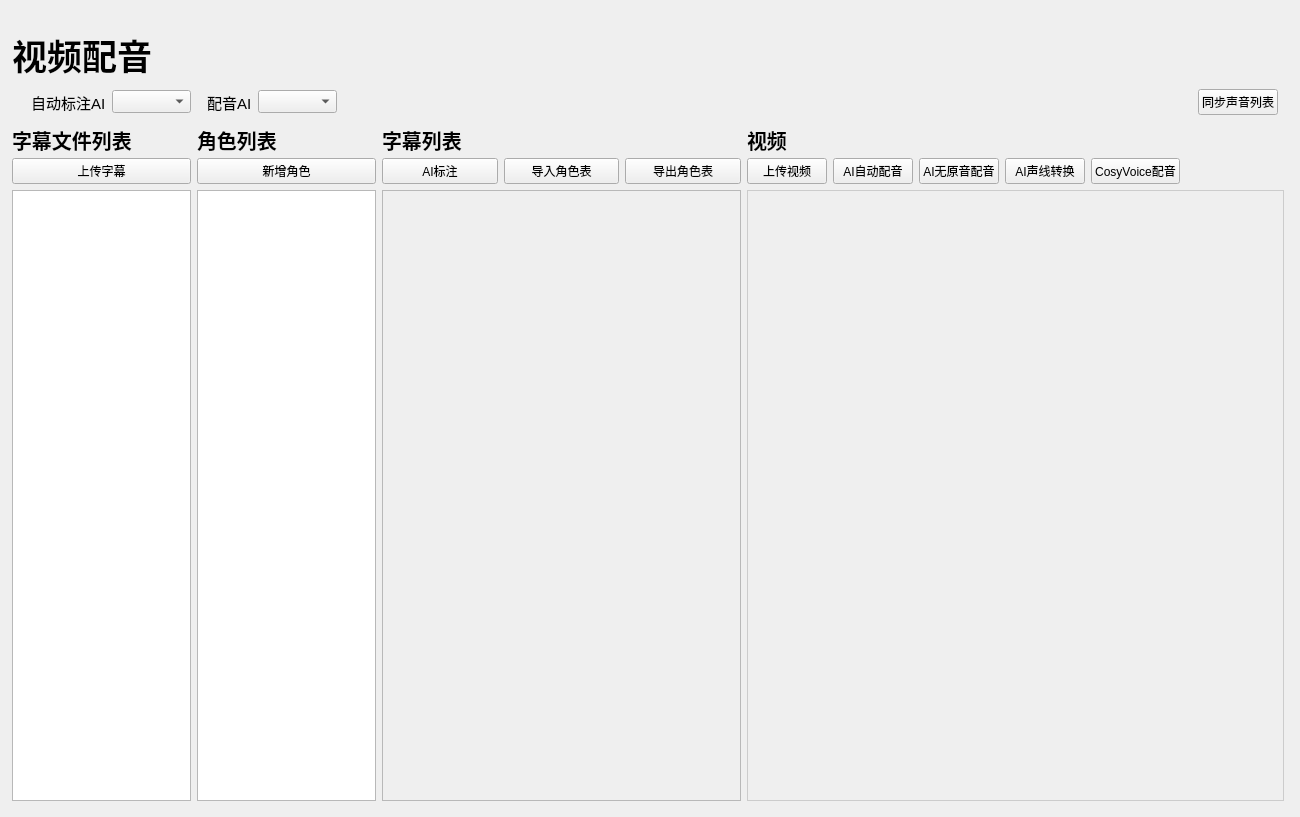
<?xml version="1.0" encoding="UTF-8"?>
<ui version="4.0">
 <class>Subtitle</class>
 <widget class="QWidget" name="Subtitle">
  <property name="geometry">
   <rect>
    <x>0</x>
    <y>0</y>
    <width>1300</width>
    <height>817</height>
   </rect>
  </property>
  <property name="windowTitle">
   <string>Form</string>
  </property>
  <layout class="QGridLayout" name="gridLayout" rowstretch="0,0,1" columnstretch="1,1,2,3">
   <property name="leftMargin">
    <number>12</number>
   </property>
   <property name="topMargin">
    <number>32</number>
   </property>
   <property name="rightMargin">
    <number>16</number>
   </property>
   <property name="bottomMargin">
    <number>16</number>
   </property>
   <item row="0" column="0" colspan="4">
    <widget class="LargeTitleLabel" name="PackageTitile">
     <property name="maximumSize">
      <size>
       <width>16777215</width>
       <height>45</height>
      </size>
     </property>
     <property name="font">
      <font>
       <family>微软雅黑</family>
       <pointsize>26</pointsize>
       <weight>75</weight>
       <bold>true</bold>
       <kerning>true</kerning>
      </font>
     </property>
     <property name="text">
      <string>视频配音</string>
     </property>
    </widget>
   </item>
   <item row="2" column="2">
    <layout class="QVBoxLayout" name="SubList" stretch="0,0,1">
     <item>
      <widget class="SubtitleLabel" name="MP4Title_2">
       <property name="maximumSize">
        <size>
         <width>16777215</width>
         <height>25</height>
        </size>
       </property>
       <property name="font">
        <font>
         <family>微软雅黑</family>
         <pointsize>15</pointsize>
         <weight>75</weight>
         <bold>true</bold>
        </font>
       </property>
       <property name="text">
        <string>字幕列表</string>
       </property>
      </widget>
     </item>
     <item>
      <layout class="QHBoxLayout" name="horizontalLayout_4" stretch="0,0,0">
       <property name="bottomMargin">
        <number>0</number>
       </property>
       <item>
        <widget class="PushButton" name="AutoMarkBtn">
         <property name="text">
          <string>AI标注</string>
         </property>
        </widget>
       </item>
       <item>
        <widget class="PushButton" name="ImportRoleBtn">
         <property name="text">
          <string>导入角色表</string>
         </property>
        </widget>
       </item>
       <item>
        <widget class="PushButton" name="OutputRoleBtn">
         <property name="text">
          <string>导出角色表</string>
         </property>
        </widget>
       </item>
      </layout>
     </item>
     <item>
      <widget class="QWidget" name="MP4Box_2" native="true">
       <property name="minimumSize">
        <size>
         <width>0</width>
         <height>430</height>
        </size>
       </property>
       <layout class="QGridLayout" name="gridLayout_6">
        <property name="leftMargin">
         <number>0</number>
        </property>
        <property name="topMargin">
         <number>0</number>
        </property>
        <property name="rightMargin">
         <number>0</number>
        </property>
        <property name="bottomMargin">
         <number>0</number>
        </property>
        <property name="spacing">
         <number>0</number>
        </property>
        <item row="0" column="0">
         <widget class="QScrollArea" name="SubScroll">
          <property name="styleSheet">
           <string notr="true"/>
          </property>
          <property name="widgetResizable">
           <bool>true</bool>
          </property>
          <widget class="QWidget" name="scrollAreaWidgetContents">
           <property name="geometry">
            <rect>
             <x>0</x>
             <y>0</y>
             <width>355</width>
             <height>609</height>
            </rect>
           </property>
          </widget>
         </widget>
        </item>
       </layout>
      </widget>
     </item>
    </layout>
   </item>
   <item row="2" column="3">
    <layout class="QVBoxLayout" name="Mkv" stretch="1,1,100">
     <property name="spacing">
      <number>6</number>
     </property>
     <property name="bottomMargin">
      <number>0</number>
     </property>
     <item>
      <widget class="SubtitleLabel" name="MkvTitle">
       <property name="maximumSize">
        <size>
         <width>16777215</width>
         <height>25</height>
        </size>
       </property>
       <property name="font">
        <font>
         <family>微软雅黑</family>
         <pointsize>15</pointsize>
         <weight>75</weight>
         <bold>true</bold>
        </font>
       </property>
       <property name="text">
        <string>视频</string>
       </property>
      </widget>
     </item>
     <item>
      <layout class="QHBoxLayout" name="horizontalLayout" stretch="3,3,0,0,0,4">
       <item>
        <widget class="PushButton" name="AddVideoBtn">
         <property name="text">
          <string>上传视频</string>
         </property>
        </widget>
       </item>
       <item>
        <widget class="PushButton" name="AIDubbingBtn">
         <property name="text">
          <string>AI自动配音</string>
         </property>
        </widget>
       </item>
       <item>
        <widget class="PushButton" name="AIDirectedBtn">
         <property name="text">
          <string>AI无原音配音</string>
         </property>
        </widget>
       </item>
       <item>
        <widget class="PushButton" name="AIVoiceBtn">
         <property name="text">
          <string>AI声线转换</string>
         </property>
        </widget>
       </item>
       <item>
        <widget class="PushButton" name="CosyDubbingBtn">
         <property name="text">
          <string>CosyVoice配音</string>
         </property>
        </widget>
       </item>
       <item>
        <spacer name="horizontalSpacer_2">
         <property name="orientation">
          <enum>Qt::Horizontal</enum>
         </property>
         <property name="sizeType">
          <enum>QSizePolicy::Preferred</enum>
         </property>
         <property name="sizeHint" stdset="0">
          <size>
           <width>40</width>
           <height>20</height>
          </size>
         </property>
        </spacer>
       </item>
      </layout>
     </item>
     <item>
      <widget class="QWidget" name="CustomVideoLayout" native="true">
       <property name="styleSheet">
        <string notr="true">#CustomVideoLayout{
	border: 1px solid #ccc;
}</string>
       </property>
       <layout class="QVBoxLayout" name="verticalLayout"/>
      </widget>
     </item>
    </layout>
   </item>
   <item row="2" column="0">
    <layout class="QVBoxLayout" name="SubUpload">
     <item>
      <widget class="SubtitleLabel" name="MP4Title">
       <property name="maximumSize">
        <size>
         <width>16777215</width>
         <height>25</height>
        </size>
       </property>
       <property name="font">
        <font>
         <family>微软雅黑</family>
         <pointsize>15</pointsize>
         <weight>75</weight>
         <bold>true</bold>
        </font>
       </property>
       <property name="text">
        <string>字幕文件列表</string>
       </property>
      </widget>
     </item>
     <item>
      <layout class="QHBoxLayout" name="btnbox">
       <item>
        <widget class="PushButton" name="AddSubBtn">
         <property name="text">
          <string>上传字幕</string>
         </property>
        </widget>
       </item>
      </layout>
     </item>
     <item>
      <widget class="QWidget" name="SubListBox" native="true">
       <property name="minimumSize">
        <size>
         <width>0</width>
         <height>430</height>
        </size>
       </property>
       <property name="styleSheet">
        <string notr="true">#SubListBox{
	border: 1px solid #ccc;
}</string>
       </property>
       <layout class="QGridLayout" name="gridLayout_4">
        <property name="leftMargin">
         <number>0</number>
        </property>
        <property name="topMargin">
         <number>0</number>
        </property>
        <property name="rightMargin">
         <number>0</number>
        </property>
        <property name="bottomMargin">
         <number>0</number>
        </property>
        <property name="spacing">
         <number>0</number>
        </property>
        <item row="0" column="0">
         <widget class="ListWidget" name="SubListWidget"/>
        </item>
       </layout>
      </widget>
     </item>
    </layout>
   </item>
   <item row="2" column="1">
    <layout class="QVBoxLayout" name="RoleList" stretch="0,0,1">
     <item>
      <widget class="SubtitleLabel" name="MP4Title_3">
       <property name="maximumSize">
        <size>
         <width>16777215</width>
         <height>25</height>
        </size>
       </property>
       <property name="font">
        <font>
         <family>微软雅黑</family>
         <pointsize>15</pointsize>
         <weight>75</weight>
         <bold>true</bold>
        </font>
       </property>
       <property name="text">
        <string>角色列表</string>
       </property>
      </widget>
     </item>
     <item>
      <layout class="QHBoxLayout" name="horizontalLayout_2">
       <item>
        <widget class="PushButton" name="AddRoleBtn">
         <property name="sizePolicy">
          <sizepolicy hsizetype="Minimum" vsizetype="Fixed">
           <horstretch>0</horstretch>
           <verstretch>0</verstretch>
          </sizepolicy>
         </property>
         <property name="maximumSize">
          <size>
           <width>16777215</width>
           <height>16777215</height>
          </size>
         </property>
         <property name="text">
          <string>新增角色</string>
         </property>
        </widget>
       </item>
      </layout>
     </item>
     <item>
      <widget class="QWidget" name="RoleListBox" native="true">
       <property name="styleSheet">
        <string notr="true">#RoleListBox{
	border: 1px solid #ccc;
}</string>
       </property>
       <layout class="QGridLayout" name="gridLayout_2">
        <property name="leftMargin">
         <number>0</number>
        </property>
        <property name="topMargin">
         <number>0</number>
        </property>
        <property name="rightMargin">
         <number>0</number>
        </property>
        <property name="bottomMargin">
         <number>0</number>
        </property>
        <property name="spacing">
         <number>0</number>
        </property>
        <item row="0" column="0">
         <widget class="ListWidget" name="RoleListWidget"/>
        </item>
       </layout>
      </widget>
     </item>
    </layout>
   </item>
   <item row="1" column="0" colspan="4">
    <layout class="QVBoxLayout" name="Tools">
     <property name="spacing">
      <number>0</number>
     </property>
     <item>
      <widget class="SimpleCardWidget" name="M3U8Box">
       <property name="minimumSize">
        <size>
         <width>0</width>
         <height>30</height>
        </size>
       </property>
       <layout class="QHBoxLayout" name="horizontalLayout_3" stretch="0,0,0,0,0,0,0,0">
        <property name="leftMargin">
         <number>6</number>
        </property>
        <property name="topMargin">
         <number>6</number>
        </property>
        <property name="rightMargin">
         <number>6</number>
        </property>
        <property name="bottomMargin">
         <number>6</number>
        </property>
        <item>
         <widget class="QLabel" name="label_3">
          <property name="text">
           <string/>
          </property>
         </widget>
        </item>
        <item>
         <widget class="QLabel" name="label_2">
          <property name="font">
           <font>
            <family>Microsoft YaHei UI</family>
            <pointsize>11</pointsize>
            <weight>50</weight>
            <bold>false</bold>
           </font>
          </property>
          <property name="text">
           <string>自动标注AI</string>
          </property>
         </widget>
        </item>
        <item>
         <widget class="QComboBox" name="MarkSelector">
          <property name="font">
           <font>
            <family>Microsoft YaHei UI</family>
            <pointsize>10</pointsize>
           </font>
          </property>
         </widget>
        </item>
        <item>
         <spacer name="horizontalSpacer_3">
          <property name="orientation">
           <enum>Qt::Horizontal</enum>
          </property>
          <property name="sizeType">
           <enum>QSizePolicy::Fixed</enum>
          </property>
          <property name="sizeHint" stdset="0">
           <size>
            <width>10</width>
            <height>20</height>
           </size>
          </property>
         </spacer>
        </item>
        <item>
         <widget class="QLabel" name="label">
          <property name="font">
           <font>
            <family>Microsoft YaHei UI</family>
            <pointsize>11</pointsize>
           </font>
          </property>
          <property name="text">
           <string>配音AI</string>
          </property>
         </widget>
        </item>
        <item>
         <widget class="QComboBox" name="DubbingSelector">
          <property name="font">
           <font>
            <family>Microsoft YaHei UI</family>
            <pointsize>10</pointsize>
           </font>
          </property>
         </widget>
        </item>
        <item>
         <spacer name="horizontalSpacer">
          <property name="orientation">
           <enum>Qt::Horizontal</enum>
          </property>
          <property name="sizeHint" stdset="0">
           <size>
            <width>40</width>
            <height>20</height>
           </size>
          </property>
         </spacer>
        </item>
        <item>
         <widget class="PushButton" name="PullVoiceBtn">
          <property name="text">
           <string>同步声音列表</string>
          </property>
         </widget>
        </item>
       </layout>
      </widget>
     </item>
    </layout>
   </item>
  </layout>
 </widget>
 <customwidgets>
  <customwidget>
   <class>LargeTitleLabel</class>
   <extends>QLabel</extends>
   <header>qfluentwidgets</header>
  </customwidget>
  <customwidget>
   <class>PushButton</class>
   <extends>QPushButton</extends>
   <header location="global">qfluentwidgets</header>
  </customwidget>
  <customwidget>
   <class>CardWidget</class>
   <extends>QFrame</extends>
   <header>qfluentwidgets</header>
   <container>1</container>
  </customwidget>
  <customwidget>
   <class>SimpleCardWidget</class>
   <extends>CardWidget</extends>
   <header>qfluentwidgets</header>
   <container>1</container>
  </customwidget>
  <customwidget>
   <class>SubtitleLabel</class>
   <extends>QLabel</extends>
   <header>qfluentwidgets</header>
  </customwidget>
  <customwidget>
   <class>ListWidget</class>
   <extends>QListWidget</extends>
   <header>qfluentwidgets</header>
  </customwidget>
 </customwidgets>
 <resources/>
 <connections/>
</ui>
